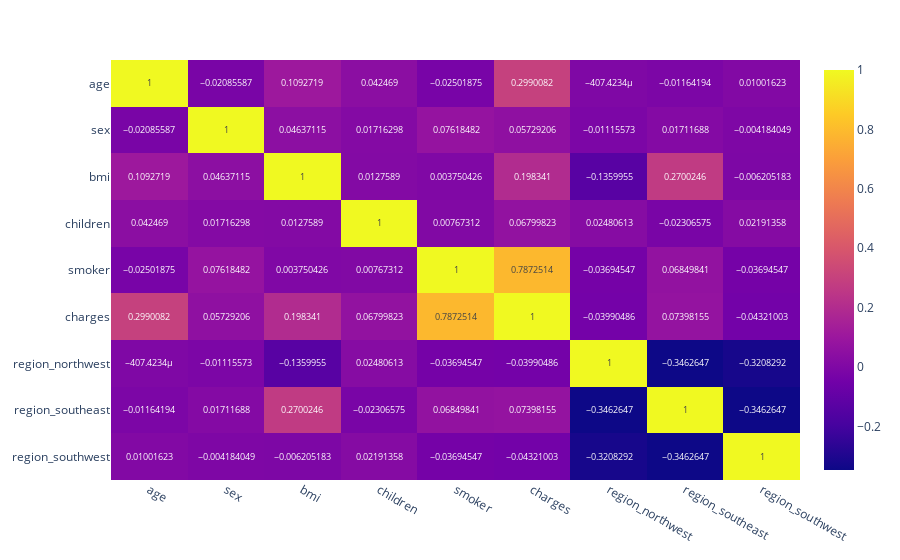

Notebook code cell kept with this figure:
### Markdown cell above
## Feature Co-Relation

### Code cell
import plotly.express as px
fig = px.imshow(medical.corr(),text_auto=True,aspect="auto")
fig.show()

### Figure 1 — Plotly figure (JSON) as saved in the notebook; plotly's stock layout.template omitted (floating-point values rounded to 4 significant figures)
{"data": [{"coloraxis": "coloraxis", "hovertemplate": "x: %{x}<br>y: %{y}<br>color: %{z}<extra></extra>", "name": "0", "texttemplate": "%{z}", "type": "heatmap", "x": ["age", "sex", "bmi", "children", "smoker", "charges", "region_northwest", "region_southeast", "region_southwest"], "xaxis": "x", "y": ["age", "sex", "bmi", "children", "smoker", "charges", "region_northwest", "region_southeast", "region_southwest"], "yaxis": "y", "z": [[1, -0.02086, 0.1093, 0.04247, -0.02502, 0.299, -0.0004074, -0.01164, 0.01002], [-0.02086, 1, 0.04637, 0.01716, 0.07618, 0.05729, -0.01116, 0.01712, -0.004184], [0.1093, 0.04637, 1, 0.01276, 0.00375, 0.1983, -0.136, 0.27, -0.006205], [0.04247, 0.01716, 0.01276, 1, 0.007673, 0.068, 0.02481, -0.02307, 0.02191], [-0.02502, 0.07618, 0.00375, 0.007673, 1, 0.7873, -0.03695, 0.0685, -0.03695], [0.299, 0.05729, 0.1983, 0.068, 0.7873, 1, -0.0399, 0.07398, -0.04321], [-0.0004074, -0.01116, -0.136, 0.02481, -0.03695, -0.0399, 1, -0.3463, -0.3208], [-0.01164, 0.01712, 0.27, -0.02307, 0.0685, 0.07398, -0.3463, 1, -0.3463], [0.01002, -0.004184, -0.006205, 0.02191, -0.03695, -0.04321, -0.3208, -0.3463, 1]]}], "layout": {"autosize": true, "coloraxis": {"colorscale": [[0, "#0d0887"], [0.1111, "#46039f"], [0.2222, "#7201a8"], [0.3333, "#9c179e"], [0.4444, "#bd3786"], [0.5556, "#d8576b"], [0.6667, "#ed7953"], [0.7778, "#fb9f3a"], [0.8889, "#fdca26"], [1, "#f0f921"]]}, "margin": {"t": 60}, "xaxis": {"anchor": "y", "autorange": true, "domain": [0, 1], "range": [-0.5, 8.5], "type": "category"}, "yaxis": {"anchor": "x", "autorange": true, "domain": [0, 1], "range": [8.5, -0.5], "type": "category"}}}
